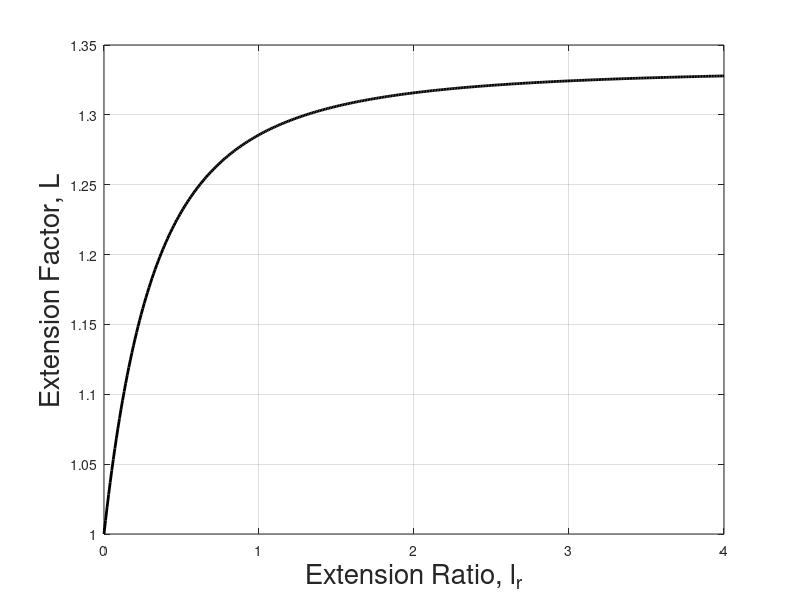

This figure's MATLAB source:
close all
clear

lr = [0:.01:4]';
L = (1+2*lr).^2./(1+3*lr+3*lr.^2);

figure(1);
    set(axes,'Fontsize',14);
    plot(lr,L,'k', 'LineWidth',2);
    grid on;
    xlabel('Extension Ratio, l_r','Fontsize',20);
    ylabel('Extension Factor, L','Fontsize',20);
